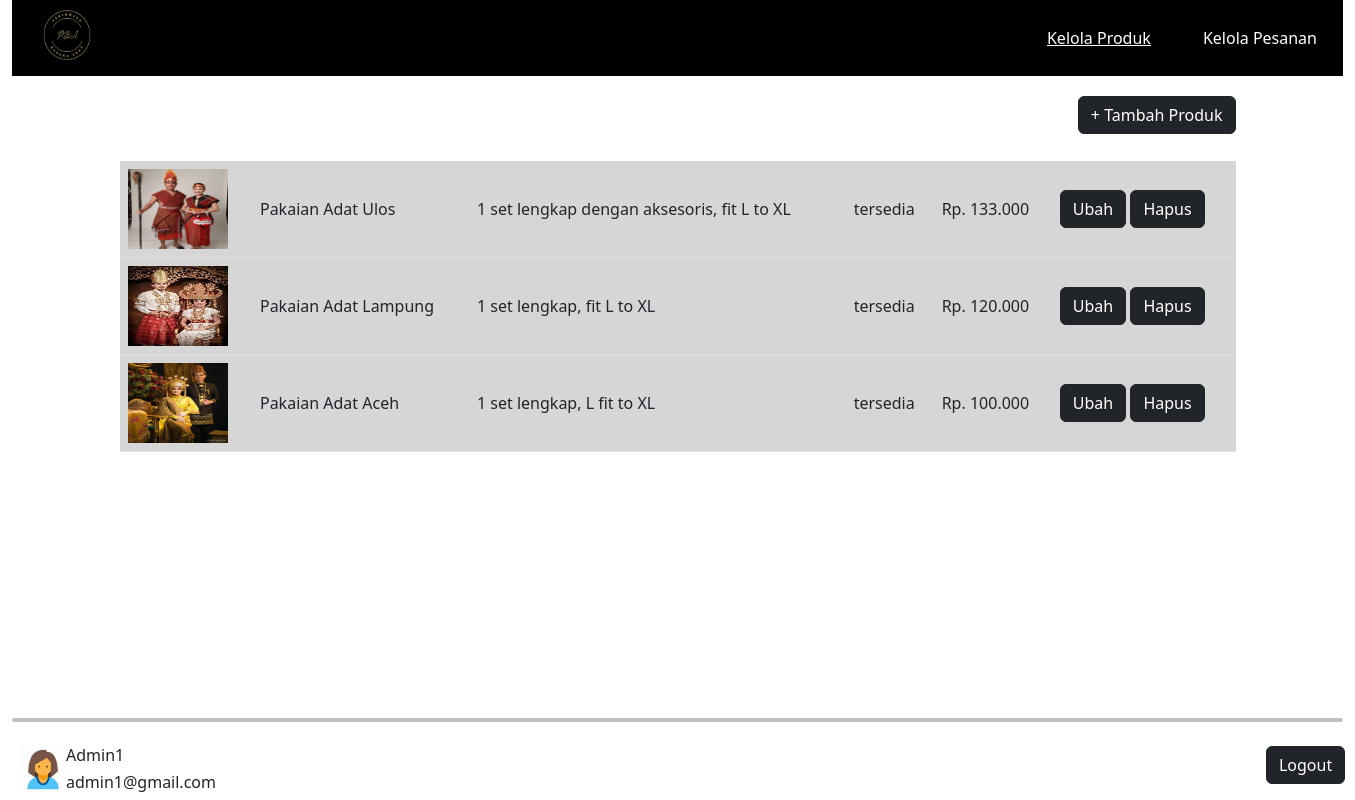
Page /admin_kelola_produk.php on the committed database.
### tables this page shows
CREATE TABLE `produk` (
  `Id_Produk` int(11) NOT NULL,
  `Nama_Produk` varchar(255) NOT NULL,
  `Deskripsi_Produk` varchar(255) NOT NULL,
  `Harga_Sewa_perHari` int(100) NOT NULL,
  `Stok` varchar(50) NOT NULL,
  `foto` varchar(100) NOT NULL
);

### admin_kelola_produk.php (the view, shortened to what this page needs)
<?php
include 'koneksi.php';
$sql = "SELECT * FROM produk";
$result = mysqli_query($conn, $sql);
?>
<!DOCTYPE html>
<html lang="en">
<head>
    <link rel="stylesheet" href="css/style.css">
    <link href="https://cdn.jsdelivr.net/npm/bootstrap@5.2.3/dist/css/bootstrap.min.css" rel="stylesheet">
</head>
<body>
    <div class="container-fluid">
        <ul class="ul-nav">
            <li class="li-nav-2"><a href="admin_home.php"><img src="img/logo.png" alt="logo" width="70" height="50"></a></li>
            <li class="li-nav"><a href="admin_kelola_pesanan.php">Kelola Pesanan</a></li>
            <li class="li-nav-active"><a href="admin_kelola_produk.php">Kelola Produk</a></li>
        </ul>
    </div>
    <div class="container-sm">
        <a href="admin_tambah_produk.php" class="btn btn-dark">+ Tambah Produk</a>
    </div>
    <div class="container">
        <br>
        <div class="table-responsive">
            <table class="table align-middle">
                <thead>
                    <tr class="hideme">
                    </tr>
                </thead>
                <tbody>
                <?php while ($fetch = mysqli_fetch_assoc($result)) { ?>
                    <tr style="background-color: #3333;">
                        <td><img src = "img/<?php echo $fetch['foto']?>" height = "80" width = "100"/></td>
                        <td><?php echo $fetch['Nama_Produk']?></td>
                        <td><?php echo $fetch['Deskripsi_Produk']?></td>
                        <td><?php echo $fetch['Stok']?></td>
                        <td><?php echo 'Rp. '.$fetch['Harga_Sewa_perHari'].'.000'?></td>
                        <td>
                            <a href="admin_ubah_produk.php?Id_Produk=<?php echo $fetch['Id_Produk']; ?>" class="btn btn-dark">Ubah</a>
                            <a href="admin_hapus_produk_query.php?Id_Produk=<?php echo $fetch['Id_Produk']; ?>" class="btn btn-dark">Hapus</a>
                        </td>
                    </tr>
                    <?php } ?>
                </tbody>
            </table>
    </div>
    </div>
    <footer class="login-box" style="margin-top: 230px">
        <div class="container-xxl">
            <div><hr style="border: 2px solid black; border-radius: 5px"></div>
            <div class="d-inline-flex p-2" >
                <img src="img/profile.png" alt="foto">
                <div class="d-flex flex-column mb-3" style="height: 1px">
                <h6>Admin1</h6>
                <h6>admin1@gmail.com</h6>
                </div>
                <div><a href="cost_home.php" style="position:relative; right:-1050px" class="btn btn-dark">Logout</a></div>
            </div>
        </div>
    </footer>
</body>
</html>

### css/style.css (style rules this page uses)
.ul-nav { list-style-type: none; margin: 0; padding: 0; overflow: hidden; background-color: black; }
li { padding: 10px; }
.li-nav { float: right; }
.li-nav-active { float: right; }
.li-nav-2 { float: left; padding-left: 20px; }
.li-nav a { display: block; color: white; text-align: center; padding: 16px; text-decoration: none; }
.li-nav-active a { display: block; color: white; text-align: center; padding: 16px; text-decoration: underline; }
.container { padding: 20px; align-items: end; }
.container-sm { padding: 20px; align-items: end; }
.container-sm a { float: right; }
.hideme { height: 1px; border: none }

### rows in the picture
produk: foto (picture), Nama_Produk "Pakaian Adat Ulos", Deskripsi_Produk "1 set lengkap dengan aksesoris, fit L to XL", Stok "tersedia", Harga_Sewa_perHari "133"
produk: foto (picture), Nama_Produk "Pakaian Adat Lampung", Deskripsi_Produk "1 set lengkap, fit L to XL", Stok "tersedia", Harga_Sewa_perHari "120"
produk: foto (picture), Nama_Produk "Pakaian Adat Aceh", Deskripsi_Produk "1 set lengkap, L fit to XL", Stok "tersedia", Harga_Sewa_perHari "100"
